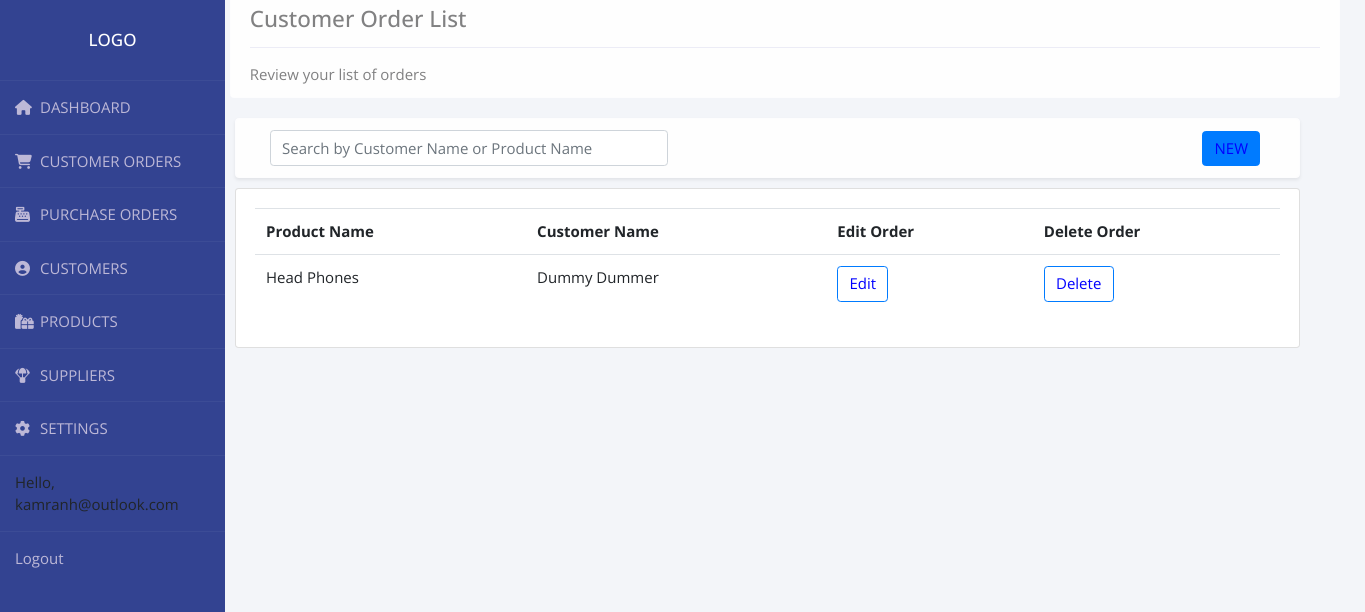
The page /customer_order_list/ (signed in) on the database its author committed.
### accounts/models.py (models this page shows, shortened)
class User(AbstractBaseUser):
    email = models.EmailField(max_length=255, unique=True)
    active = models.BooleanField(default=True)
    staff = models.BooleanField(default=False)
    admin = models.BooleanField(default=False)
    USERNAME_FIELD = 'email'
    REQUIRED_FIELDS = []
    objects = UserManager()
    def __str__(self):
        return self.email
    @property
    def is_active(self):
        return self.active

class Order(models.Model):
    STATUS = (
        ('Pending', 'Pending'),
        ('Out for delivery', 'Out for delivery'),
        ('Delivered', 'Delivered'),
    )
    customer_full_name = models.ForeignKey(
        Customer, null=True, on_delete=models.SET_NULL)
    product_name = models.ForeignKey(
        Product, related_name='%(class)s_name', on_delete=models.SET_NULL, null=True)
    product = models.ForeignKey(
        Product,  on_delete=models.SET_NULL, null=True)
    customer_phone = models.ForeignKey(
        Customer, related_name='%(class)sphone', on_delete=models.SET_NULL, null=True)
    user_email = models.ForeignKey(
        Customer, related_name='email', on_delete=models.SET_NULL, null=True)
    date_created = models.DateTimeField(auto_now_add=True, null=True)
    status = models.CharField(max_length=200, null=True, choices=STATUS)
    note = models.CharField(max_length=1000, null=True)
    delivery_address1 = models.CharField(max_length=1000, null=True)
    delivery_address2 = models.CharField(
        max_length=1000, null=True, blank=True, default='')
    delivery_city = models.CharField(max_length=1000, null=True)
    delivery_county = models.CharField(max_length=1000, null=True)
    delivery_post_code = models.CharField(max_length=1000, null=True)
    delivery_country = CountryField()
    order_required = models.IntegerField(null=True)
    total_cost_per_order = models.FloatField(null=True, blank=True)
    class Meta:
        get_latest_by = 'date_created'

class Product(models.Model):
    CATEGORY = (
        ('Sports', 'Sports'),
        ('Fashion', 'Fashion'),
        ('Toys', 'Toys'),
        ('Electronics', 'Electronics'),
        ('Kitchen', 'Kitchen'),
        ('Jewellery', 'Jewellery'),
    )
    name = models.CharField(max_length=200, null=True)
    category = models.CharField(max_length=200, null=True, choices=CATEGORY)
    description = models.CharField(max_length=200, null=True, blank=True)
    r_price = models.FloatField(null=True)
    d_price = models.FloatField(null=True, blank=True, default='')
    start_date = models.DateField(null=True, blank=True, default='')
    end_date = models.DateField(null=True, blank=True, default='')
    tags = models.ManyToManyField(Tag)
    stock = models.IntegerField(null=True)
    min_stock = models.IntegerField(null=True)
    is_active = models.BooleanField(default=False)
    product_sku = models.CharField(max_length=200, null=True)

class Customer(models.Model):
    GENDER = (
        ('Male', 'Male'),
        ('Female', 'Female'),
    )
    TITLE = (
        ('Mr', 'Mr'),
        ('Mrs', 'Mrs'),
        ('Miss', 'Miss'),
        ('Ms', 'Ms'),
        ('Dr', 'Dr'),
        ('Sir', 'Sir'),
        ('Madam', 'Madam'),
    )
    user = models.OneToOneField(User, on_delete=models.CASCADE)
    title = models.CharField(max_length=200, null=True, choices=TITLE)
    first_name = models.CharField(max_length=200, null=True)
    middle_name = models.CharField(max_length=200, blank=True, default='')
    last_name = models.CharField(max_length=200, null=True)
    phone = models.CharField(max_length=200, null=True)
    country = CountryField()
    birth_year = models.CharField(max_length=4, null=True)
    gender = models.CharField(max_length=200, null=True, choices=GENDER)
    date_created = models.DateTimeField(auto_now=True, null=True)
    profile_pic = models.ImageField(null=True, blank=True)
    last_purchase = models.DateTimeField(blank=True, null=True)
    address1 = models.CharField(max_length=1000, null=True)
    address2 = models.CharField(
        max_length=1000, null=True, blank=True, default='')
    city = models.CharField(max_length=1000, null=True)
    county = models.CharField(max_length=1000, null=True)
    post_code = models.CharField(max_length=1000, null=True)
    customer_uuid = models.UUIDField(default=uuid.uuid4)
    def __str__(self):
        return '{} {} {}'.format(self.first_name, self.middle_name, self.last_name)

### accounts/views.py (the view)
# urls.py: path('customer_order_list/', views.orderList, name="customer_order_list"),
@login_required(login_url='login')
def orderList(request):
    order_list = Order.objects.all().order_by('id')
    myFilter3 = OrderListFilter(request.GET, queryset=order_list)
    order_list = myFilter3.qs
    context = {'order_list': order_list, 'myFilter3': myFilter3}
    return render(request, 'accounts/customer_order_list.html', context)

### accounts/templates/accounts/customer_order_list.html (shortened to what this page needs)
{%  extends 'accounts/main.html' %}
{% load crispy_forms_tags %}
{% block content %}
<div class="row">
	<div class="col-xs-30 col-md-20">
		<div class="container fluid-lg-right" style="margin-top: -2rem;width: 4000px; padding-left:-20rem">
			<div class=" alert alert-light " role="alert">
				<h4 class="alert-heading">Customer Order List</h4>
				<hr>
				<p class="mb-0">Review your list of orders</p>
			</div>
		</div>
	</div>
</div>
<div class='row'>
	<div class="col-xs-30 col-md-17">
		<div class="container fluid-lg-right" style="padding:20px; margin-top: -1rem;width: 1105px">
			<div class="alert alert-light shadow-sm">
				<form class="form-inline" method="GET">
					<div class="form-group col-md-5 mb-0">
						{{myFilter3.form.q2| as_crispy_field}}
				</form>
			</div>
			<div style="float: right;margin-top: -3rem; padding: 10px 20px ; border-radius: 50px ;">
				<a class="btn btn-primary" href="{% url 'new_order' %}" role="button">NEW</a>
			</div>
		</div>
	</div>
</div>
</div>
</div>
<div class="row">
	<div class="col-xs-30 col-md-17">
		<div class="container float-sm-left" style="padding:20px;margin-top: -3rem;width: 1105px">
			<div class="card card-body">
				<table class="table">
					<tr>
						<th>Product Name</th>
						<th>Customer Name</th>
						<th>Edit Order</th>
						<th>Delete Order</th>
					</tr>
					{% for i in order_list %}
					<tr>
						<td>{{i.product.name}} </td>
						<td>{{i.customer_full_name}}</td>
						<td><a class="btn btn-outline-primary" name="edit_order"
								href="{% url 'edit_order' i.id %}">Edit</a></td>
						<td><a class="btn btn-outline-primary" href="{% url 'delete_order' i.id %}">Delete</a></td>
					</tr>
					{% endfor %}
				</table>
			</div>
		</div>
	</div>
</div>
{% endblock content %}

### accounts/templates/accounts/navbar.html (shortened to what this page needs)
{% load static %}
  <nav class="nav flex-column float-left">
    <div class="wrapper">
      <div class="sidebar">
        <h2>Logo</h2>
        <ul>
          <li>
            <a href="{% url 'home' %}"><i class="fas fa-home"></i>DASHBOARD</a>
          </li>
          <li>
            <a href="{% url 'customer_order_list' %}"><i class="fas fa-shopping-cart"></i>CUSTOMER ORDERS</a>
          </li>
          <li>
            <a href=""><i class="fas fa-cash-register"></i>PURCHASE ORDERS</a>
          </li>
          <li>
            <a href="{% url 'customer_list' %}"><i class="fas fa-user-circle"></i>CUSTOMERS</a>
          </li>
          <li>
            <a href="{% url 'product_list' %}"><i class="fas fa-gifts"></i>PRODUCTS</a>
          </li>
          <li>
            <a href=""><i class="fas fa-parachute-box"></i>SUPPLIERS</a>
          </li>
          <li>
            <a href=""><i class="fas fa-cog"></i>SETTINGS</a>
          </li>
          <li>
            <span class="hello-msg">Hello, {{request.user}}</span>
          </li>
          <li>
            <span><a class="hello-msg" href="{% url 'logout' %}">Logout</a></span>
          </li>
        </ul>
      </div>
    </div>
  </nav>

### static/css/main.css (style rules this page uses)
body { background-color: #94d8f7; width: 100%; margin:auto; height:auto; display:block; }

### accounts/templates/accounts/navbar.html (style rules this page uses)
* { margin:0; padding:0; box-sizing: border-box; list-style: none; text-decoration: none; font-family: 'Open Sans', sans-serif; font-size: 15px; }
h2 { font-size: 17px; }
body { background: #f3f5f9; }
.wrapper { display:flex; position: relative; }
.wrapper .sidebar { position: fixed; width: 225px; height: 100%; background: #334391; padding: 30px 0; }
.wrapper .sidebar h2 { color: #fff; text-transform: uppercase; text-align: center; margin-bottom: 30px; }
.wrapper .sidebar ul li { padding: 15px; border-bottom: 1px solid rgba(0,0,0,0,0.05); border-top: 1px solid rgba(225,225,225,0.05); }
.wrapper .sidebar ul li a { color: #bdb8d7; display: block; }
.wrapper .sidebar ul li a .fas { width: 25px; }

### accounts/templates/accounts/customer_order_list.html (style rules this page uses)
.btn { color: blue; }

### rows shown on the page
User: user "kamranh@outlook.com"
Order: product.name "Head Phones", customer_full_name "Dummy Dummer"
